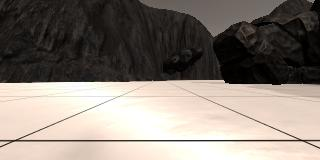
#> input picture example_grid1.jpg, 320 x 160 px, found by its file name
$ jupyter execute --allow-errors Jupyter12.ipynb   (shell and % lines are left out)   (older library calls are emulated)
#> lines starting #> are read from the running program, lines starting #| are printed output that depends on the picture; after the words box and inside, x2 and y2 are one past the last pixel; in counts of white or black regions, pixels touching at a corner belong together
# Jupyter Πρώτης Εργασίας Ρομποτικής
Αυτό το σημειωματάριο περιέχει τους αλγορίθμους και τις τεχνικές που θα εφαρμόσετε στην παρούσα εργασία και παρέχει το σκελετό που χρειάζεστε για να τα δοκιμάσετε.

[cell 1]
import cv2 # OpenCV για τον μετασχηματισμό προοπτικής
import numpy as np
import matplotlib.image as mpimg
import matplotlib.pyplot as plt
import scipy.misc # Για αποθήκευση εικόνων
import glob  # Για διάβασμα εικόνων
import imageio
import math

## Μια γρήγορη ματια στα δεδομένα
Υπάρχουν ορισμένα παραδείγματα εικόνων που παρέχονται στο φάκελο «test_dataset». Αυτό το βασικό σύνολο δεδομένων είναι αρκετό για να ξεκινήσετε, αλλά αν θέλετε να βελτιώσετε τις μεθόδους σας περισσότερο, θα πρέπει να καταγράψετε ορισμένα δικά σας δεδομένα για να δοκιμάσετε διάφορα σενάρια στον προσομοιωτή.

Στη συνέχεια, διαβάστε και εμφανίστε μια τυχαία εικόνα από το φάκελο «test_dataset».

[cell 2]
path = './test_dataset/IMG/*'
img_list = glob.glob(path)
#Επιλογή μιάς τυχαίας εικόνας
#> (the rest of this cell did not finish here and is left out)

## Μια πιο αναλυτική ματιά στα δεδομένα

Ο υπολογιστής αντιλαμβάνεται τις εικόνες ως τρισδιάστατους πίνακες δεδομένων. Η μία διάσταση είναι το μήκος, η άλλη είναι το ύψος (ΠΡΟΣΟΧΗ: ο άξονας των y είναι ανεστραμμένος) και η τρίτη είναι τα χρωματικά κανάλια. Συνήθως τα χρωματικά κανάλια που χρησιμοποιούνται είναι 3, τα R,G,B. Δηλαδή στις παραπάνω εικόνες που είδαμε το x είναι 160, το y είναι 320 και τα χρωματικά κανάλια (z) είναι 3. Κάθε (x,y) αυτού του τρισδιάστατου πίνακα αντιπροσωπεύει ένα pixel οθόνης. Έπειτα ρυθμίζοντας τα χρωματικά κανάλια, δίνουμε το επιθυμητό χρώμα στα pixels.

#> (a cell that did not finish here is left out)

## Βαθμονόμηση (Calibration) των δεδομένων

Διαβάστε και εμφανίστε παραδείγματα βαθμονόμησης δειγμάτων πλέγματος και πετρωμάτων. Θα χρησιμοποιήσετε το πλέγμα για μετασχηματισμό προοπτικής και την εικόνα με το πέτρωμα για τη δημιουργία μιας νέας επιλογής χρωμάτος που προσδιορίζει αυτά τα δείγματα ενδιαφέροντος.

[cell 4]
# Στον προσομοιωτή μπορείτε να κάνετε εναλλαγή σε πλέγμα στο έδαφος για βαθμονόμηση
# Μπορείτε επίσης να κάνετε εναλλαγή στα δείγματα πετρωμάτων με το πλήκτρο 0 (μηδέν).
# Εδώ είναι ένα παράδειγμα του πλέγματος και ενός από τα πετρώματα

example_grid = './calibration_images/example_grid1.jpg'
example_rock = './calibration_images/example_rock1.jpg'
grid_img = mpimg.imread(example_grid)
#> grid_img is the input picture: shape (160, 320, 3); mean R, G, B 135.1, 126.3, 118.3
rock_img = mpimg.imread(example_rock)
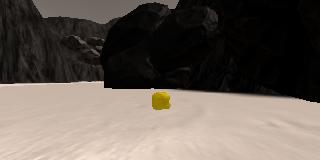
#> input picture example_rock1.jpg, 320 x 160 px, found by its file name
#> rock_img is the input picture: shape (160, 320, 3); mean R, G, B 102.3, 93, 85.2

fig = plt.figure(figsize=(12,3))
plt.subplot(121)
plt.imshow(grid_img)
plt.subplot(122)
plt.imshow(rock_img)
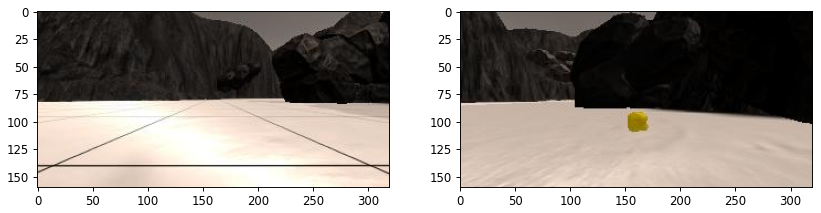
#> figure drawn by matplotlib, 2 panels

## Μετασχηματισμός Προοπτικής (ΣΥΜΠΛΗΡΩΝΕΤΕ ΚΩΔΙΚΑ)

Ορίστε τη συνάρτηση μετασχηματισμού προοπτικής και δοκιμάστε την σε μια εικόνα.

[cell 5]
# Ορίστε μια συνάρτηση για να πραγματοποιήσετε μετασχηματισμό προοπτικής
# Έχω χρησιμοποιήσει το παραπάνω παράδειγμα πλέγματος για να επιλέξω σημεία πηγής για το
# κελί πλέγματος μπροστά από το rover (κάθε κελί πλέγματος είναι 1 τετραγωνικό μέτρο στο sim)
# Ορίστε μια συνάρτηση για να πραγματοποιήσετε ένα μετασχηματισμό προοπτικής
def perspect_transform(img, src, dst):

    M = cv2.getPerspectiveTransform(src, dst)
    warped = cv2.warpPerspective(img, M, (img.shape[1], img.shape[0]))# διατηρήστε το ίδιο μέγεθος με την εικόνα εισαγωγής
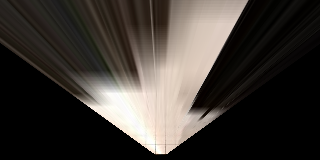
#> warped: shape (160, 320, 3); mean R, G, B 61.6, 56.5, 51.8

    return warped


# Ορίστε το πλαίσιο βαθμονόμησης στις συντεταγμένες προέλευσης και προορισμού
# Αυτά τα σημεία προέλευσης και προορισμού ορίζονται για να παραμορφώσουν την εικόνα
# σε ένα πλέγμα όπου κάθε τετράγωνο 10x10 pixel αντιπροσωπεύει 1 τετραγωνικό μέτρο
# Το πλαίσιο προορισμού θα έχει μέγεθος 2 * dst_ σε κάθε πλευρά
dst_size = 5
# Ορίστε ένα bottom_offset για να λάβετε υπόψη το γεγονός ότι το κάτω μέρος της εικόνας
# δεν είναι η θέση του rover αλλά λίγο μπροστά του
bottom_offset = 6

###############################################################################
#########################ΣΥΜΠΛΗΡΩΣΤΕ ΕΔΩ#######################################

#συμπληρώστε εδώ
source = np.float32([[(16,140)],[(118,96)],[(200,96)],[(300,140)]])
destination = np.float32([[155,154],[155,144],[165,144],[165,154]])

###############################################################################
###############################################################################


warped = perspect_transform(grid_img, source, destination)
plt.imshow(warped)

## Κατώφλι Χρώματος

**TODO:** Τελικά, θέλετε ο χάρτης σας να μην περιλαμβάνει απλώς πλοήγηση εδάφους, αλλά και εμπόδια και τις θέσεις των πετρωμάτων που αναζητάτε. Τροποποιήστε αυτήν τη συνάρτηση ή γράψτε μια νέα συνάρτηση που επιστρέφει τα σημεία των εμποδίων των εικονοστοιχείων (περιοχές κάτω από το όριο) και δείγματα βράχου (κίτρινοι βράχοι σε εικόνες βαθμονόμησης), έτσι ώστε να μπορείτε να χαρτογραφήσετε αυτές τις περιοχές και σε παγκόσμιες συντεταγμένες.

**Hints:**
* Για εμπόδια μπορείτε απλώς να αντιστρέψετε την επιλογή χρωμάτων που χρησιμοποιήσατε για την ανίχνευση εικονοστοιχείων εδάφους, δηλαδή, εάν έχετε αποφασίσει ότι όλα πάνω από το κατώφλι είναι πλοήγηση εδάφους, τότε οτιδήποτε κάτω από το κατώφλι πρέπει να είναι εμπόδιο!

* Για τα πετρώματα, σκεφτείτε να επιβάλλετε ένα κατώτερο και ανώτερο όριο στην επιλογή χρωμάτων για να είστε πιο συγκεκριμένοι σχετικά με την επιλογή χρωμάτων. Μπορείτε να διερευνήσετε τα χρώματα των πετρωμάτων (τιμές pixel RGB) σε ένα διαδραστικό παράθυρο matplotlib για να αποκτήσετε μια αίσθηση για το κατάλληλο εύρος κατωφλίου (λάβετε υπόψη ότι μπορεί να θέλετε διαφορετικά εύρη για καθένα από τα R, G και B!). Μη διστάσετε να γίνετε δημιουργικοί!!

[cell 6]
# Βρείτε τα pixel που είναι πάνω από το κατώφλι
# Το κατώφλι για RGB > 160 είναι μια καλή εκτίμηση για να βρούμε τα pixels που θέλουμε, δηλαδή "φωτεινό" λευκό
def ground_thresh(img, rgb_thresh=(160, 160, 160)):

    ###############################################################################
    #########################ΣΥΜΠΛΗΡΩΣΤΕ ΕΔΩ#######################################

    # Δημιουργία ενός πίνακα με μηδενικά για να αποθηκεύσουμε την εικόνα που θα προκύψει, αλλά με ένα μόνο channel
    # αφού θα έχουμε τιμές 0 ή 1 (ασπρόμαυρο)
#> called with rgb_thresh = (160, 160, 160)
    ground_select = np.zeros_like(img[:,:,0])

    # Απαιτείται κάθε εικονοστοιχείο να είναι πάνω από τις τρεις τιμές κατωφλίου σε RGB
    # Το above_thresh θα περιέχει τώρα έναν δυαδικό πίνακα με "True"
    # όπου ικανοποιήθηκε το όριο

    above_thresh = (img[:,:,0] > rgb_thresh[0]) & (img[:,:,1] > rgb_thresh[1]) & (img[:,:,2] > rgb_thresh[2])
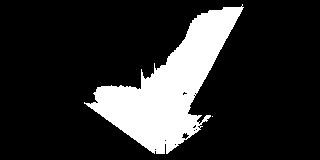
#> above_thresh: shape (160, 320) bool; 17.6% white; 2 white regions (1 under 20 px), largest, box (x1, y1, x2, y2) and area: (84, 4, 244, 154) 9012

     #intex the array of zeros with the boolean array and set to 1
    ground_select[above_thresh] = 1

    ###############################################################################
    ###############################################################################

    return ground_select

# [31 lines left out: functions rock_thresh, obstacle_thresh, not called in this run]

threshed = ground_thresh(warped)
plt.imshow(threshed, cmap='gray')
